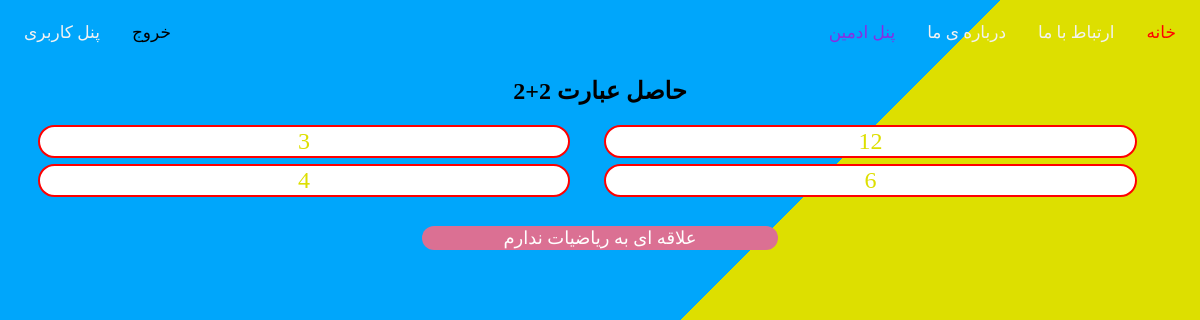
The app's page /question/1 (signed in) with its own data.
### question_App/models.py (models this page shows, shortened)
class QuestionModel(models.Model):
    options = {
        "1": "1",
        "2": "2",
        "3": "3",
        "4": "4"
    }
    question = models.CharField(max_length=300, verbose_name="سوال")
    option1 = models.CharField(max_length=20, verbose_name="گزینه 1")
    option2 = models.CharField(max_length=20, verbose_name="گزینه 2")
    option3 = models.CharField(max_length=20, verbose_name="گزینه 3")
    option4 = models.CharField(max_length=20, verbose_name="گزینه 4")
    correct_answer = models.CharField(max_length=1, choices=options, null=True, verbose_name="گرینه ی صحیح")
    category = models.ForeignKey(QuestionCategoryModel, on_delete=models.CASCADE, related_name="question_category", verbose_name='دسته بندی', null=True, blank=True)
    is_active = models.BooleanField(default=False, verbose_name='فعال / غیرفعال')
    class Meta:
        verbose_name = "سوال"
        verbose_name_plural = "سوالات"

class QuestionCategoryModel(models.Model):
    title = models.CharField(max_length=50, verbose_name="نام دسته بندی")
    url_title = models.CharField(max_length=50, verbose_name="عنوان انگلیسی")
    class Meta:
        verbose_name = "دسته بندی"
        verbose_name_plural = "دسته بندی ها"

### question_App/views.py (the view)
# urls.py: path("question", views.check_user, name="question"),
def question(request, id):
    global turn
    questions = QuestionModel.objects.all()
    question=questions.get(id=id)
    context = {
        "quiz":question,
        "show": True if turn >= 5 else False
    }
    return render(request, "question/single_question.html", context)

### templates/question/single_question.html (shortened to what this page needs)
{% extends "shared/blank.html" %}
{% block content %}
    {% if request.user.is_authenticated %}
        <h2 id="question">{{ quiz.question }}</h2>
        <button class="answer"><a href="{% url "check-question" id=quiz.id option=1 %}">{{ quiz.option1 }}</a></button>
        <button class="answer"><a href="{% url "check-question" id=quiz.id option=2 %}">{{ quiz.option2 }}</a></button>
        <button class="answer"><a href="{% url "check-question" id=quiz.id option=3 %}">{{ quiz.option3 }}</a></button>
        <button class="answer"><a href="{% url "check-question" id=quiz.id option=4 %}">{{ quiz.option4 }}</a></button>
        <button id="skip"><a href="{% url "check-question" id=quiz.id option=5 %}">علاقه ای به {{ quiz.category.title }} ندارم</a></button>
    {% endif %}
{% endblock %}

### static/css/style.css (style rules this page uses)
html { font-size: 100%; font-family: "Vazir"; }
* { font-family: Vazir;box-sizing: border-box; }
body { background: linear-gradient(135deg, #00a6fb 50%, #dddf00 50%) 100%/cover no-repeat fixed; }
#question { text-align: center; }
.answer { width: 45%; margin-left: 2.5%; margin-bottom: 0.5%; text-align: center; background-color: white; border: 2px solid red; border-radius: 20px; font-size: x-large; }
.answer a { text-decoration: none; color: #dddf00; }
#skip { display: block; width: 30%; margin-top: 2%; margin-left: auto; margin-right: auto; text-align: center; background-color: palevioletred; font-size: large; border: 0px solid white; border-radius: 20px; }
#skip a { text-decoration: none; color: white; }
:root { --color: #000000; }
html { scroll-behavior: smooth; }
a { text-decoration: none; color: var(--color); }

### records on screen
QuestionModel: question "حاصل عبارت 2+2", option1 "3", option2 "12", option3 "4", option4 "6", category "ریاضیات"
